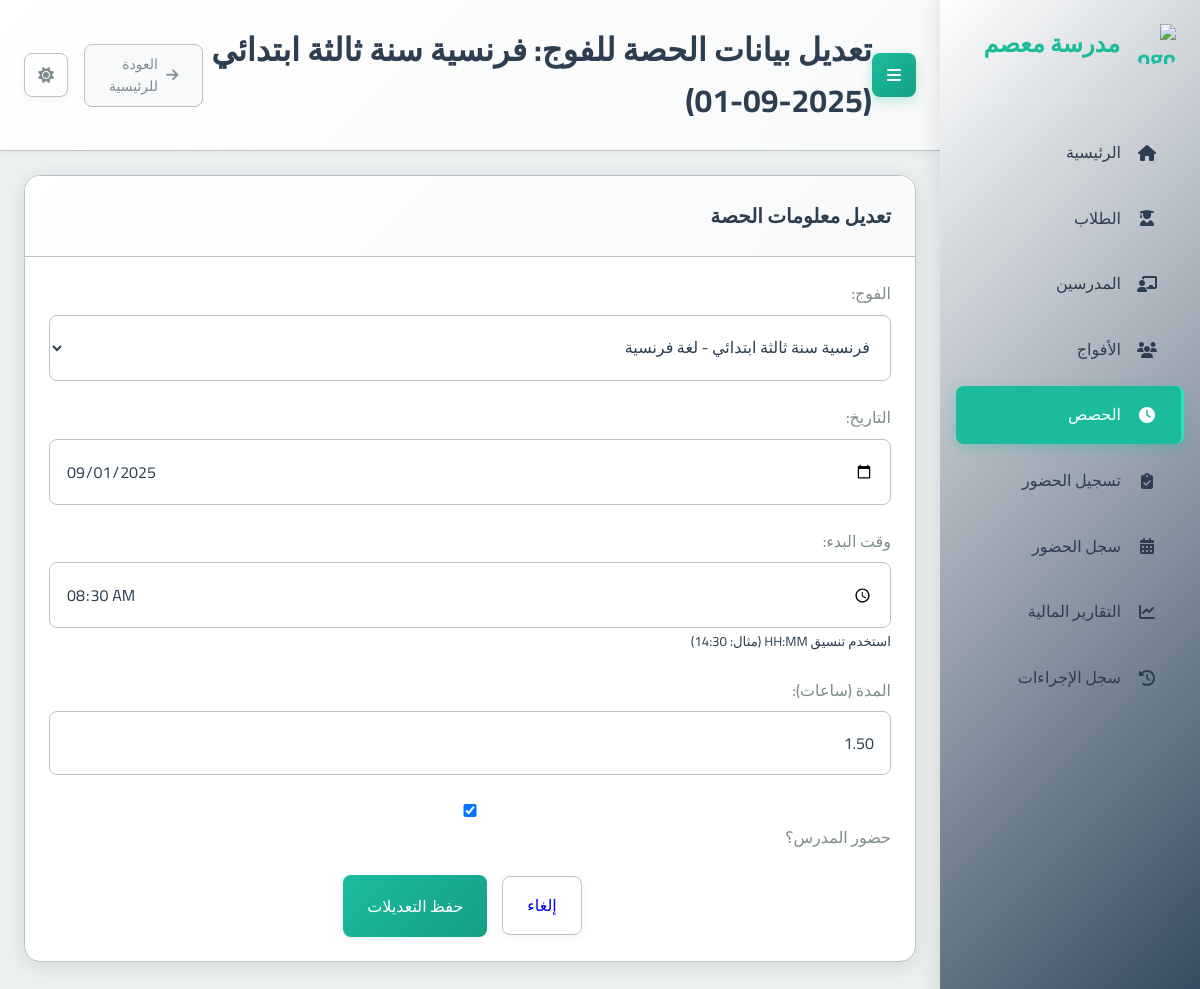
Page /sessions/13/edit/ on the committed database.
### school_app/models.py (models this page shows, shortened)
class Session(models.Model):
    group = models.ForeignKey(Group, on_delete=models.CASCADE, related_name='sessions', verbose_name="الفوج")
    date = models.DateField(verbose_name="التاريخ")
    start_time = models.TimeField(verbose_name="وقت البدء")
    duration = models.DecimalField(max_digits=4, decimal_places=2, verbose_name="المدة (ساعات)")
    teacher_attended = models.BooleanField(default=True, verbose_name="حضور المدرس")
    teacher_compensated = models.BooleanField(default=False, verbose_name="تم تعويض المدرس")
    teacher_payment_amount = models.DecimalField(max_digits=10, decimal_places=2, default=Decimal('0.00'), verbose_name="المبلغ المدفوع للمدرس")
    created_at = models.DateTimeField(auto_now_add=True, verbose_name="تاريخ الإنشاء")
    class Meta:
        verbose_name = "حصة"
        verbose_name_plural = "الحصص"

class Group(models.Model):
    name = models.CharField(max_length=100, verbose_name="اسم الفوج")
    subject = models.ForeignKey(Subject, on_delete=models.PROTECT, verbose_name="المادة")
    teacher = models.ForeignKey(Teacher, on_delete=models.CASCADE, verbose_name="المدرس")
    academic_levels = models.ManyToManyField(AcademicLevel, verbose_name="المستويات الدراسية المتوافقة")
    price_per_4_sessions = models.DecimalField(max_digits=10, decimal_places=2, verbose_name="السعر لكل 4 حصص")
    session_day = models.IntegerField(choices=[
        (0, 'الاثنين'),
        (1, 'الثلاثاء'),
        (2, 'الأربعاء'),
        (3, 'الخميس'),
        (4, 'الجمعة'),
        (5, 'السبت'),
        (6, 'الأحد')
    ], verbose_name="يوم الحصة")
    session_start_time = models.TimeField(verbose_name="وقت بداية الحصة")
    session_duration = models.DecimalField(max_digits=4, decimal_places=2, default=1.5, verbose_name="مدة الحصة (ساعات)")
    students = models.ManyToManyField(Student, through='StudentGroup', blank=True, verbose_name="الطلاب المسجلون")
    created_at = models.DateTimeField(auto_now_add=True, verbose_name="تاريخ الإنشاء")
    is_continuous = models.BooleanField(default=False, verbose_name="فوج مستمر (تُنشأ الحصص أسبوعياً تلقائياً)")
    created_sessions_until = models.DateField(null=True, blank=True, verbose_name="تم إنشاء الحصص حتى تاريخ")
    def __str__(self):
        return f"{self.name} - {self.subject}"
    class Meta:
        verbose_name = "فوج"
        verbose_name_plural = "الأفواج"

### school_app/views.py (the view)
# urls.py: path('sessions/<int:session_id>/edit/', views.edit_session, name='edit_session'),
def edit_session(request, session_id):
    session = get_object_or_404(Session, id=session_id)
    page_title = f"تعديل بيانات الحصة: {session.group.name} - {session.date}"
    if request.method == 'POST':
        form = SessionForm(request.POST, instance=session)
        if form.is_valid():
            form.save()
            updated_session = form.instance
            messages.success(request, "تم تحديث بيانات الحصة بنجاح.")
            return redirect('session_list')
    else: # GET request
        form = SessionForm(instance=session)
    context = {
        'form': form,
        'session': session, # For action URL and page title context
        'page_title': page_title
    }
    return render(request, 'school_app/edit_session.html', context)

### school_app/forms.py
class SessionForm(forms.ModelForm):
    class Meta:
        model = Session
        fields = ['group', 'date', 'start_time', 'duration', 'teacher_attended']
        widgets = {
            'group': forms.Select(attrs={'class': 'form-control'}),
            'date': forms.DateInput(attrs={'class': 'form-control', 'type': 'date'}),
            'start_time': forms.TimeInput(attrs={'class': 'form-control', 'type': 'time'}),
            'duration': forms.NumberInput(attrs={'class': 'form-control', 'step': '0.25'}),
            'teacher_attended': forms.CheckboxInput(attrs={'class': 'form-check-input'}),
        }
        labels = {
            'group': "الفوج",
            'date': "التاريخ",
            'start_time': "وقت البدء",
            'duration': "المدة (ساعات)",
            'teacher_attended': "حضور المدرس؟",
        }
        help_texts = {
            'start_time': 'استخدم تنسيق HH:MM (مثال: 14:30)',
        }
    def __init__(self, *args, **kwargs):
        super(SessionForm, self).__init__(*args, **kwargs)
        self.fields['group'].queryset = Group.objects.all().order_by('name')
        self.fields['teacher_attended'].required = False

### school_app/models.py (called while the page is built)
    def __str__(self):
        return self.name

### templates/school_app/edit_session.html (shortened to what this page needs)
{% extends 'base.html' %}
{% block page_title %}تعديل بيانات الحصة للفوج: {{ session.group.name }} ({{ session.date|date:"Y-m-d" }}){% endblock %}
{% block content %}
<div class="card">
  <div class="card-header">
    <h2 class="card-title">تعديل معلومات الحصة</h2>
  </div>
  <div class="card-body">
    <form method="POST" action="{% url 'edit_session' session.id %}">
      <div class="form-group">
        <label for="{{ form.group.id_for_label }}">{{ form.group.label }}:</label>
        {{ form.group }}
      </div>
      <div class="form-group">
        <label for="{{ form.date.id_for_label }}">{{ form.date.label }}:</label>
        {{ form.date }}
      </div>
      <div class="form-group">
        <label for="{{ form.start_time.id_for_label }}">{{ form.start_time.label }}:</label>
        {{ form.start_time }}
        {% if form.start_time.help_text %}<small class="form-text text-muted">{{ form.start_time.help_text }}</small>{% endif %}
      </div>
      <div class="form-group">
        <label for="{{ form.duration.id_for_label }}">{{ form.duration.label }}:</label>
        {{ form.duration }}
      </div>
      <div class="form-group">
        <div class="form-check">
            {{ form.teacher_attended }}
            <label class="form-check-label" for="{{ form.teacher_attended.id_for_label }}">
                {{ form.teacher_attended.label }}
            </label>
        </div>
      </div>
      <div class="card-footer text-right">
        <a href="{% url 'session_list' %}" class="btn btn-secondary">إلغاء</a>
        <button type="submit" class="btn btn-primary">حفظ التعديلات</button>
      </div>
    </form>
  </div>
</div>
{% endblock %}

### static/css/main.css (style rules this page uses)
:root { --primary-color: #2c3e50; --primary-light: #34495e; --primary-darker: #1a252f; --accent-color: #1abc9c; --accent-light: #2fe2b3; --accent-dark: #16a085; --text-color: #2c3e50; --text-secondary: #7f8c8d; --text-on-primary: #ffffff; --text-on-accent: #ffffff; --text-nav: #2c3e50; --background-color: #ecf0f1; --card-background: #ffffff; --input-background: #ffffff; --border-color: #bdc3c7; --input-border-color: #bdc3c7; --success-color: #2ecc71; --warning-color: #f39c12; --error-color: #e74c3c; --info-color: #1E90FF; --table-header-background: #e9ecef; --table-row-hover-background: #f8f9fa; --box-shadow-color: rgba(0, 0, 0, 0.1); --box-shadow-color-hover: rgba(0, 0, 0, 0.15); --box-shadow-soft-color: rgba(0, 0, 0, 0.05); --subtle-background: #f8f9fa; --spacing-xs: 8px; --spacing-sm: 16px; --spacing-md: 24px; --spacing-lg: 32px; --spacing-xl: 48px; --font-family: 'Cairo', sans-serif; --font-size-xs: 12px; --font-size-sm: 14px; --font-size-md: 16px; --font-size-lg: 20px; --font-size-xl: 24px; --font-size-xxl: 32px; --border-radius-sm: 4px; --border-radius-md: 8px; --border-radius-lg: 16px; --transition-fast: 0.2s ease; --transition-normal: 0.3s ease; --transition-slow: 0.5s ease; --sidebar-width: 260px; }
* { margin: 0; padding: 0; box-sizing: border-box; direction: rtl; }
html { direction: rtl; font-size: 16px; }
body { font-family: var(--font-family); background-color: var(--background-color); color: var(--text-color); line-height: 1.6; transition: background-color var(--transition-normal), color var(--transition-normal); overflow-x: hidden; }
.btn-secondary { border: 1px solid var(--input-border-color) !important; margin: 0 15px; }
.card-footer { display: flex; justify-content: center; align-items: center; align-content: center; flex-wrap: wrap; }
.form-group { margin-bottom: var(--spacing-md); }
.card { background-color: var(--card-background); border-radius: var(--border-radius-lg); box-shadow: 0 4px 20px var(--box-shadow-color); margin-bottom: var(--spacing-md); overflow: hidden; transition: all var(--transition-normal); border: 1px solid var(--border-color); }
.card-header { padding: var(--spacing-md); border-bottom: 1px solid var(--border-color); background: linear-gradient(135deg, var(--card-background) 0%, var(--subtle-background) 100%); }
.card-title { font-size: var(--font-size-lg); font-weight: 600; margin: 0; color: var(--text-color); }
.card-body { padding: var(--spacing-md); color: var(--text-color); }
.btn { font-family: var(--font-family); padding: var(--spacing-sm) var(--spacing-md); border: none; border-radius: var(--border-radius-md); cursor: pointer; font-size: var(--font-size-md); font-weight: 500; text-decoration: none; display: inline-flex; align-items: center; gap: var(--spacing-xs); transition: all var(--transition-fast); box-shadow: 0 2px 8px var(--box-shadow-soft-color); }
.btn-primary { background: linear-gradient(135deg, var(--accent-color) 0%, var(--accent-dark) 100%); color: var(--text-on-accent); }
label { display: block; margin-bottom: var(--spacing-xs); font-weight: 500; color: var(--text-secondary); }
input, select, textarea { font-family: var(--font-family); width: 100%; padding: var(--spacing-sm); border: 1px solid var(--input-border-color); border-radius: var(--border-radius-md); background-color: var(--input-background); color: var(--text-color); font-size: var(--font-size-md); transition: all var(--transition-fast); }
.text-right { text-align: right; }

### rows in the picture
Session: group.name "فرنسية سنة ثالثة ابتدائي", date "2025-09-01", group "فرنسية سنة ثالثة ابتدائي - لغة فرنسية", date "09/01/2025", start_time "08:30:00", duration "1.50", teacher_attended "☑"
